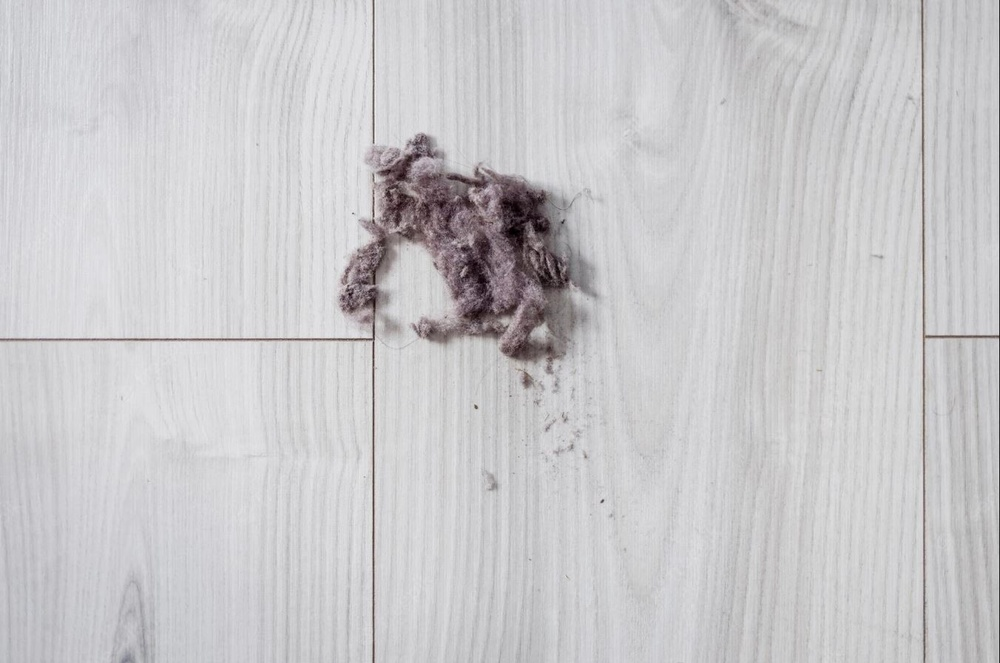
#> input picture RoboHacks_2/floor_image/dirt_on_floor.JPG, 1000 x 663 px, shrunk from 1352 x 897 before the run, found by its file name
$ python test_image_input.py
#> lines starting #> are read from the running program, lines starting #| are printed output that depends on the picture
# Author: Yee Chuen Teoh
# title: test image input
# description: a test file to learn how to take image as input to do stuff with the image

import os
from PIL import Image, ImageFilter, ImageEnhance

#_____________________________________________________________________________________________________
#directory manipulation

#check directory
olddir = os.getcwd()
print("current directory: " +olddir)

#imagine using the python code directory
os.chdir(r'D:\Coding Software\HackathonVSC\Hackathon\RoboHacks_2')
#current directory is the directory the python code file is stored
#will be used for future after processing image
#new processed image will be stored in a new created folder within this folder
curdir = os.getcwd()
print("directory of image processing program: " +curdir)

#_____________________________________________________________________________________________________
# open image, image information

#take the image from whatever directory it is from
#--> below
#img  = Image.open(path)
# On successful execution of this statement,
# an object of Image type is returned and stored in img variable)
image = Image.open(r'D:\Coding Software\HackathonVSC\Hackathon\RoboHacks_2\floor_image\dirt_on_floor.jpg')
#> image is the input picture: PIL image 1000x663 RGB; mean R, G, B 201.3, 200.2, 202.3
# Use the above statement within try block, as it can
# raise an IOError if file cannot be found,
# or image cannot be opened.


#now img onject has the image stored,
#use function below to open image
#-->
#image.show()

#available image information
# The file format of the source file.
print(image.format)
#| JPEG

# The pixel format used by the image. Typical values are "1", "L", "RGB", or "CMYK."
print(image.mode)
#| RGB

# Image size, in pixels. The size is given as a 2-tuple (width, height).
print(image.size)
#| (1000, 663)

# Colour palette table, if any.
print(image.palette)
#| None

#below saves the image
#-->
#image.save('new_image.png')


#_____________________________________________________________________________________________________
# Grey Scale

#create a new folder to save first process
newdir = curdir + "\process1"

#check if new directory exists
if not os.path.exists(newdir):
    os.mkdir(newdir)

#change directory to the new directory, and save the image there
os.chdir(newdir)

#make edit on the image and sace
greyscale_image = image.convert('L')
greyscale_image.save('greyscale_image.jpg')


#_____________________________________________________________________________________________________
# Edge detection

#create a new folder to save Second process
newdir = curdir + "\process2"

#check if new directory exists
if not os.path.exists(newdir):
    os.mkdir(newdir)

#change directory to the new directory, and save the image there
os.chdir(newdir)

# Detecting Edges on the Image using the argument ImageFilter.FIND_EDGES
Edge_image = image.filter(ImageFilter.FIND_EDGES)
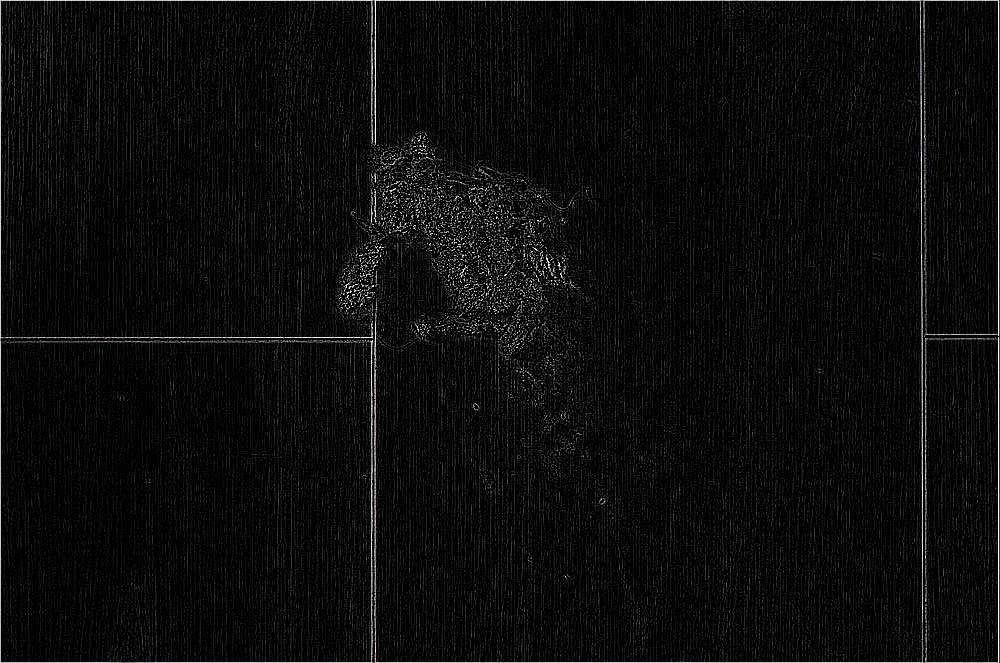
#> Edge_image: PIL image 1000x663 RGB; mean R, G, B 11.4, 11.4, 11.5
# Saving the Image Under the name Edge_Sample.png
Edge_image.save('Edge_image.jpg')

#_____________________________________________________________________________________________________
# Blur image

#create a new folder to save Third process
newdir = curdir + "\process3"

#check if new directory exists
if not os.path.exists(newdir):
    os.mkdir(newdir)

#change directory to the new directory, and save the image there
os.chdir(newdir)

Blur_image = image.filter(ImageFilter.BoxBlur(30))
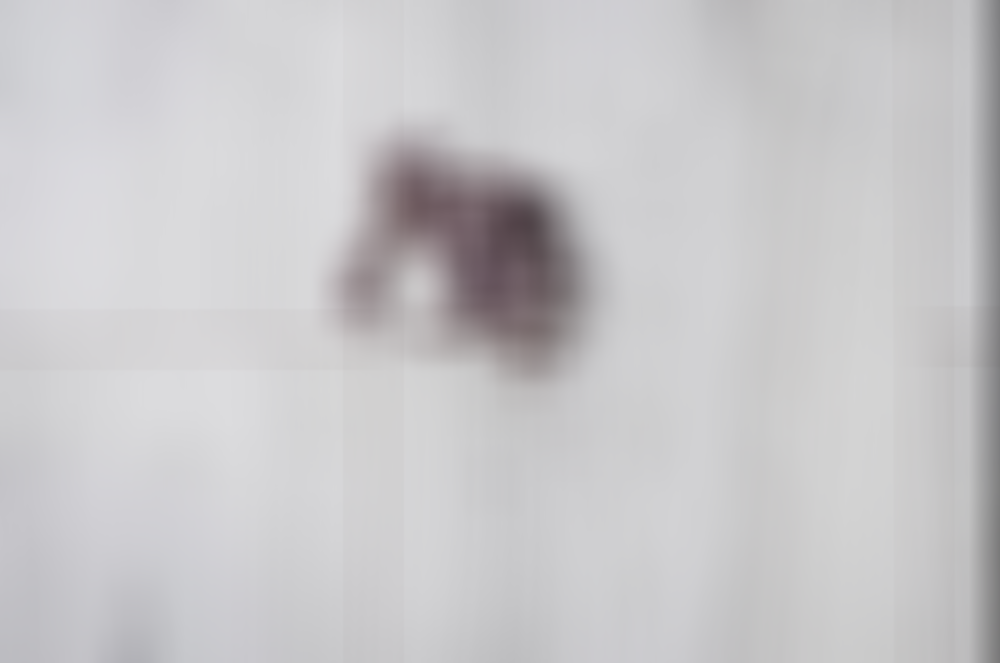
#> Blur_image: PIL image 1000x663 RGB; mean R, G, B 200.3, 199.2, 201.3
Blur_image.save('Blur_image.jpg')


#_____________________________________________________________________________________________________
# Contrast image

#create a new folder to save Third process
newdir = curdir + "\process4"

#check if new directory exists
if not os.path.exists(newdir):
    os.mkdir(newdir)

#change directory to the new directory, and save the image there
os.chdir(newdir)

Contrast_image = ImageEnhance.Contrast(image).enhance(3)
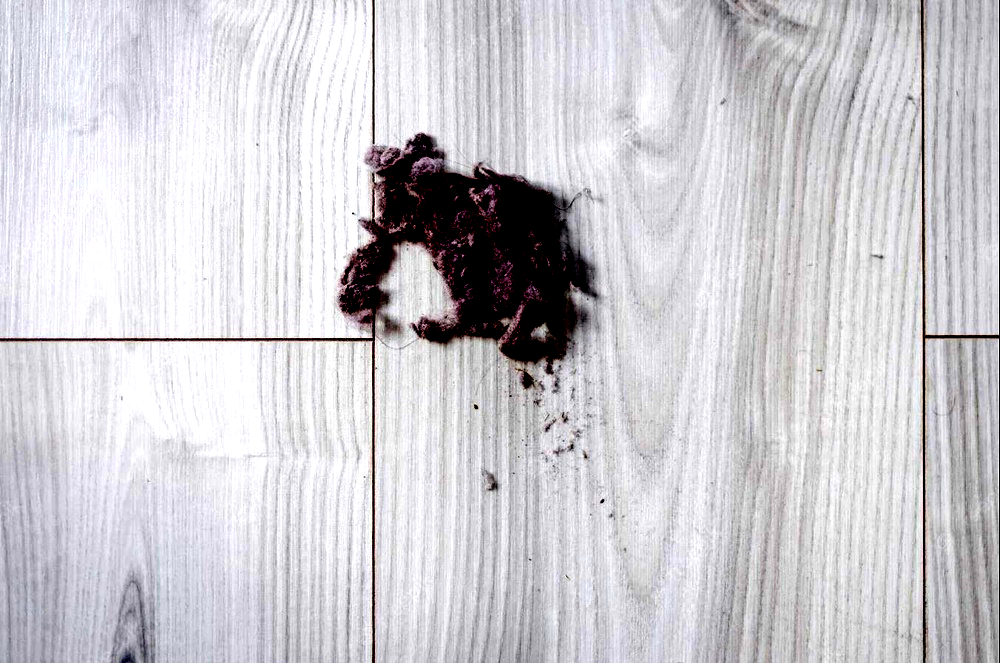
#> Contrast_image: PIL image 1000x663 RGB; mean R, G, B 205.6, 204.3, 209.3
Contrast_image.save('Contrast_image.jpg')


#_____________________________________________________________________________________________________
# brightness image

#create a new folder to save Third process
newdir = curdir + "\process5"

#check if new directory exists
if not os.path.exists(newdir):
    os.mkdir(newdir)

#change directory to the new directory, and save the image there
os.chdir(newdir)

Brightness_image = ImageEnhance.Brightness(image).enhance(2)
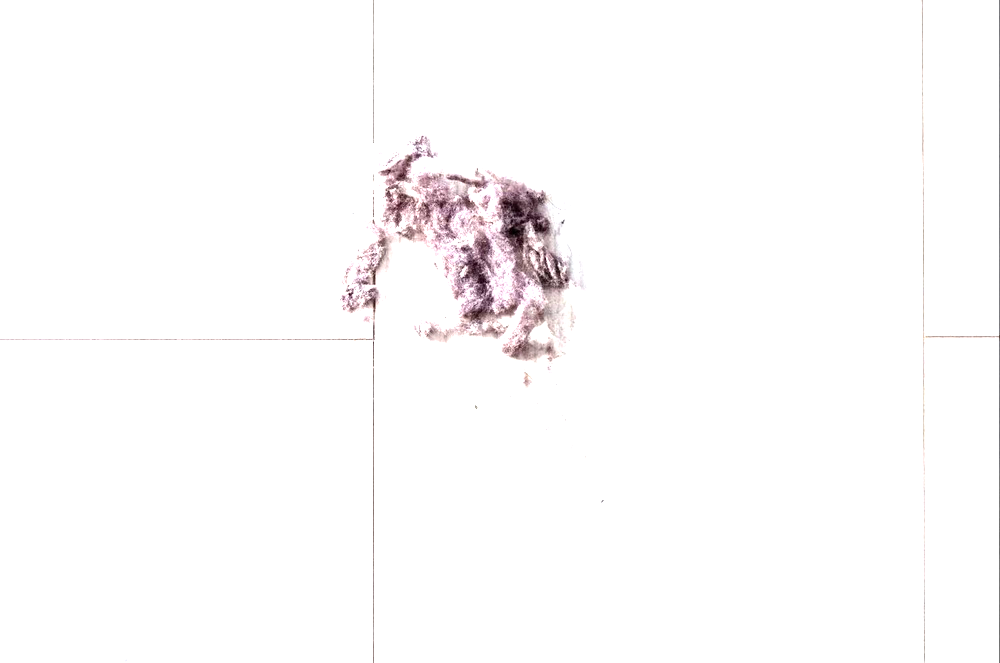
#> Brightness_image: PIL image 1000x663 RGB; mean R, G, B 252.6, 251.5, 251.8
Brightness_image.save('Brightness_image.jpg')


os.chdir(olddir)
print("new directory: " +os.getcwd())
